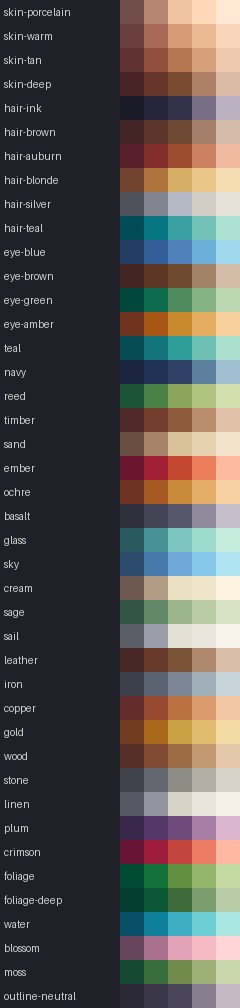
#> input picture art/source/forge/spec/palette-swatch.png, 240 x 1008 px
$ python -i prep.py   (imports and definitions only)
#> lines starting #> are read from the running program, lines starting #| are printed output that depends on the picture; after the words box and inside, x2 and y2 are one past the last pixel; in counts of white or black regions, pixels touching at a corner belong together
#> further down, picture is the input picture: PIL image 240x1008 RGB; mean R, G, B 89.4, 85.1, 82.5
### art/source/forge/forgelib/color.py
"""Vectorised sRGB <-> OKLab conversion and palette helpers (doctrine ART-4)."""

from __future__ import annotations

import numpy as np

from .core import spec


def srgb_to_linear(c: np.ndarray) -> np.ndarray:
    return np.where(c <= 0.04045, c / 12.92, ((c + 0.055) / 1.055) ** 2.4)


def rgb8_to_oklab(rgb: np.ndarray) -> np.ndarray:
    """rgb: (..., 3) uint8 -> (..., 3) float OKLab."""
    lin = srgb_to_linear(rgb.astype(np.float64) / 255.0)
    m1 = np.array([[0.4122214708, 0.5363325363, 0.0514459929],
                   [0.2119034982, 0.6806995451, 0.1073969566],
                   [0.0883024619, 0.2817188376, 0.6299787005]])
    lms = np.cbrt(np.clip(lin @ m1.T, 0, None))
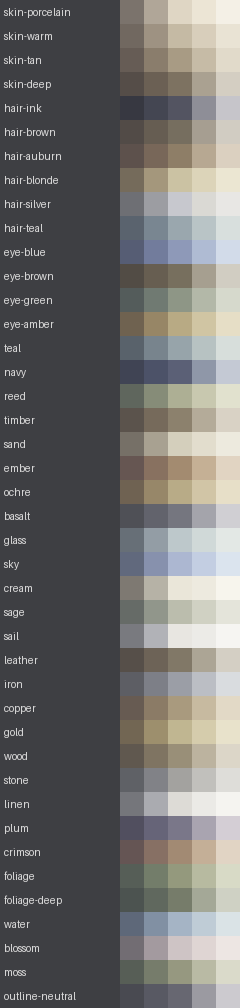
#> lms: shape (1008, 240, 3) float64; mean of channels 0, 1, 2 0.448, 0.443, 0.439; drawn as R, G, B
    m2 = np.array([[0.2104542553, 0.7936177850, -0.0040720468],
                   [1.9779984951, -2.4285922050, 0.4505937099],
                   [0.0259040371, 0.7827717662, -0.8086757660]])
    return lms @ m2.T
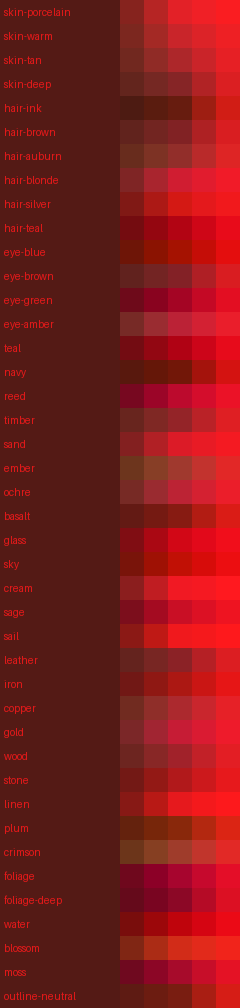
#> returned value: shape (1008, 240, 3) float64; mean of channels 0, 1, 2 0.444, 0.00632, 0.00382; drawn with min black and max white


def hex_to_rgb8(h: str) -> tuple[int, int, int]:
    return int(h[1:3], 16), int(h[3:5], 16), int(h[5:7], 16)


# [5 lines left out: function ramp, not called in this run]


def is_glossy(name: str) -> bool:
    return bool(spec("palette")["ramps"][name]["glossy"])


# [5 lines left out: function all_palette_rgb, not called in this run]

### art/source/forge/forgelib/prep.py
"""prep: validate a reference sheet (PRD-3) and produce clean RGBA view images for gen3d/texture."""

from __future__ import annotations

import numpy as np
from PIL import Image
from scipy import ndimage

from .color import rgb8_to_oklab
from .core import REPO, ForgeError, load_sheet, record, reference_dir, work_dir

VIEWS = ("front", "left", "back", "right")
MIN_CONTENT_PX = 256
STANDARD_CONTENT_PX = 1024


def remove_background(img: Image.Image, tol: float = 0.07) -> Image.Image:
    """Make the flat sheet background transparent (PRD-3.1 requires a plain background)."""
    rgba = np.array(img.convert("RGBA"))
    if (rgba[..., 3] < 250).mean() > 0.05:  # already has real alpha
        return Image.fromarray(rgba)
    lab = rgb8_to_oklab(rgba[..., :3])
    border = np.concatenate([lab[0], lab[-1], lab[:, 0], lab[:, -1]])
#> border = 2496 rows, first 8: [0.247, 0.00397, -0.0146], [0.247, 0.00397, -0.0146], [0.247, 0.00397, -0.0146], [0.247, 0.00397, -0.0146], [0.247, 0.00397, -0.0146], [0.247, 0.00397, -0.0146], [0.247, 0.00397, -0.0146], [0.247, 0.00397, -0.0146]
    bg = np.median(border, axis=0)
#> bg = [0.269, 0.00397, -0.0146]
    near = np.linalg.norm(lab - bg, axis=-1) < tol
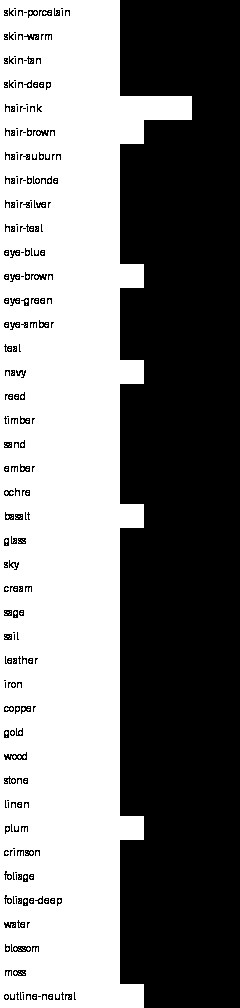
#> near: shape (1008, 240) bool; 50.1% white; 248 black regions (128 under 20 px), largest, box (x1, y1, x2, y2) and area: (120, 0, 240, 1008) 115776, (4, 752, 27, 760) 91, (11, 944, 31, 952) 83
    labels, _ = ndimage.label(near)
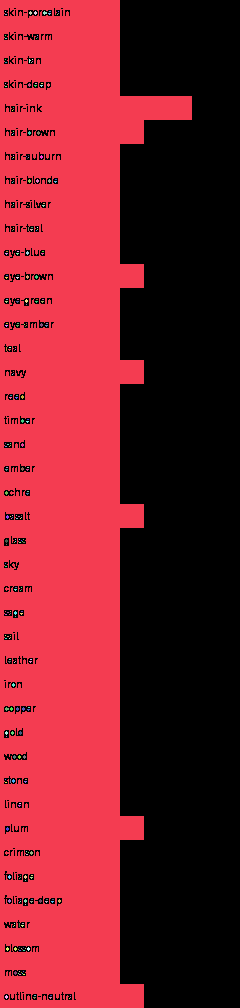
#> labels: shape (1008, 240) int32; 271 distinct labels, from 0 to 270; one colour per label, 0 black
    edge = np.unique(np.concatenate([labels[0], labels[-1], labels[:, 0], labels[:, -1]]))
#> edge = [0, 1]
    bgmask = np.isin(labels, edge[edge > 0])
#> bgmask: shape (1008, 240) bool; 49.8% white; 1 white region, box (x1, y1, x2, y2) and area: (0, 0, 192, 1008) 120486
    fg = ~bgmask
    fg = ndimage.binary_opening(fg, iterations=1)
#> fg: shape (1008, 240) bool; 49.3% white; 120 white regions (33 under 20 px), largest, box (x1, y1, x2, y2) and area: (120, 0, 240, 1008) 115760, (13, 946, 31, 952) 100, (12, 754, 27, 760) 79
    lab_fg, n = ndimage.label(fg)
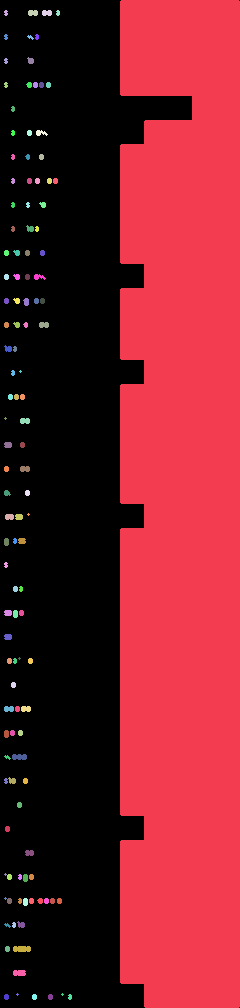
#> lab_fg: shape (1008, 240) int32; 124 distinct labels, from 0 to 123; one colour per label, 0 black
#> n = 123
    if n == 0:
        raise ForgeError("Background removal found no subject; the sheet needs a plain flat background (PRD-3.1).")
    sizes = ndimage.sum(fg, lab_fg, range(1, n + 1))
#> sizes = 123 values, max 115760 at index 0, min 5 at index 53, mean 969.3
    main = 1 + int(np.argmax(sizes))
#> main = 1
    touching = set(np.unique(np.concatenate([lab_fg[0], lab_fg[-1], lab_fg[:, 0], lab_fg[:, -1]]))) - {0, main}
#> touching = 0 items
    big = 1 + np.flatnonzero(sizes >= max(sizes.max() * 0.01, 64))
#> big = [1]
    # neighbouring figures in a multi-view master enter crops from the edge: drop them
    keep = np.isin(lab_fg, [c for c in big if c not in touching])
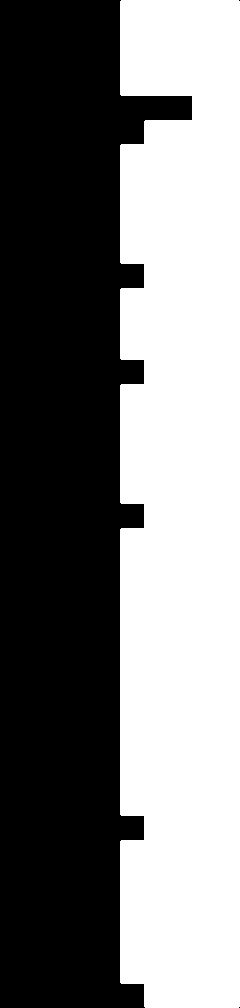
#> keep: shape (1008, 240) bool; 47.9% white; 1 white region, box (x1, y1, x2, y2) and area: (120, 0, 240, 1008) 115760
    keep = ndimage.binary_fill_holes(keep)
    rgba[..., 3] = np.where(keep, 255, 0).astype(np.uint8)
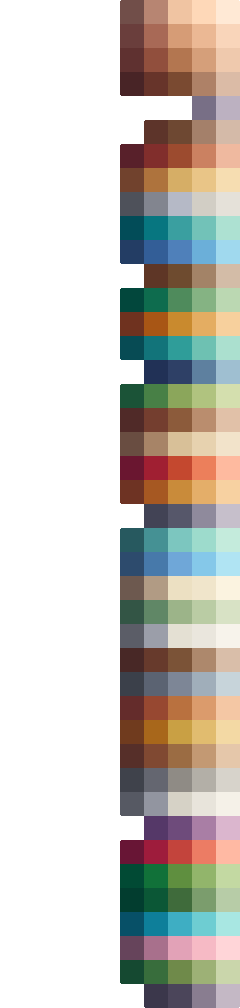
#> rgba: shape (1008, 240, 4); mean R, G, B, A 89.4, 85.1, 82.5, 122; transparent parts drawn white
    return Image.fromarray(rgba)


# [68 lines left out: functions fill_colors, frame_subject, run, not called in this run]

>>> from PIL import Image
>>> picture = Image.open('../spec/palette-swatch.png')
>>> result = remove_background(picture)
